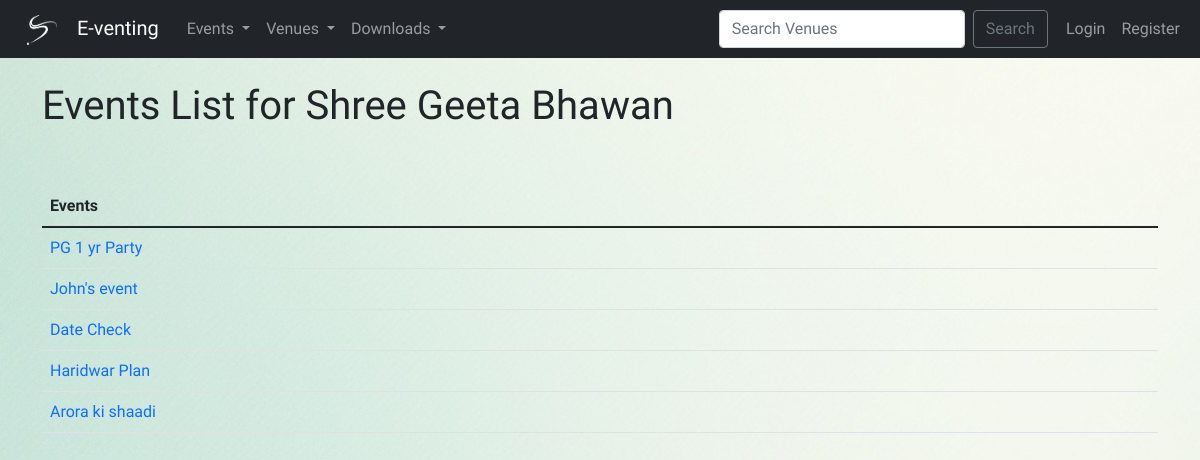
/venue_events/4, run on an earlier commit of the app's database.
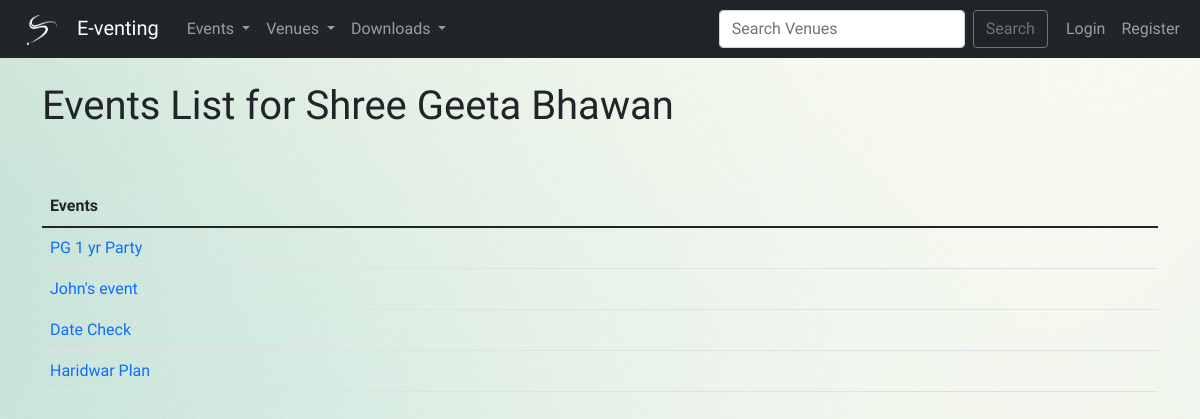
And on a later commit of the database.
### events/models.py (models this page shows, shortened)
class Event(models.Model):
    name = models.CharField('Event Name', max_length=120)
    event_date = models.DateTimeField('Event Date')
    venue = models.ForeignKey(Venue, blank=True, null=True, on_delete=models.CASCADE)
    manager = models.ForeignKey(User, blank=True, null=True, on_delete=models.SET_NULL,related_name='manager')
    description = models.TextField(blank=True)
    attendees = models.ManyToManyField(Attendee, blank=True)
    approved = models.BooleanField(default=False)
    def __str__(self):
        return self.name

### events/views.py (the view)
# urls.py: path('venue_events/<venue_id>', views.venue_events, name='venue-events'),
def venue_events(request,venue_id):
    venue=Venue.objects.get(id=venue_id)
    events = venue.event_set.all()
    if events:
        return render(request,'events/venue_events.html',{'venue':venue,'events':events})
    else:
        messages.success(
            request, ("No events at "+venue.name+"!!"))
        return redirect('admin-approval')

### events/models.py (called while the page is built)
    def __str__(self):
        return self.name

### events/templates/events/venue_events.html
{% extends 'events/base.html' %}
{% block content %}
<h1> Events List for {{venue}} </h1>
<br><br>
<table class="table table-hover table-stripped">
    <thead>
        <tr>
            <th scope="col">Events</th>
        </tr>
    </thead>
    {% for event in events %}
        <tr>
            <td>
                <a href="{% url 'show-event' event.id%}" style="text-decoration: none;">{{event}}</a>
            </td>
        </tr>
    {% endfor %}
</table>
{% endblock %}

What changed in the data, as far as the page shows it:
removed Event: name "Arora ki shaadi"
